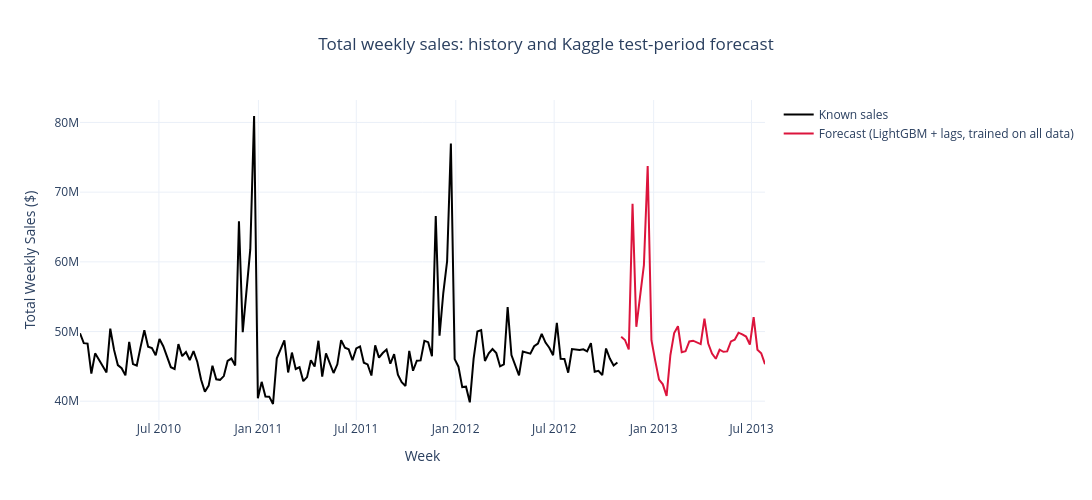

The notebook cell this image was saved under:
### Code cell
history_weekly = train_df.groupby("Date", as_index=False)["Weekly_Sales"].sum()
forecast_weekly = test_full.groupby("Date", as_index=False)["Weekly_Sales"].sum()

fig = go.Figure()
fig.add_trace(go.Scatter(x=history_weekly["Date"], y=history_weekly["Weekly_Sales"], name="Known sales",
                         line=dict(width=2, color="black")))
fig.add_trace(go.Scatter(x=forecast_weekly["Date"], y=forecast_weekly["Weekly_Sales"],
                         name=f"Forecast ({final_model_name} + lags, trained on all data)",
                         line=dict(width=2, color="crimson")))
fig.update_layout(title="Total weekly sales: history and Kaggle test-period forecast", title_x=0.5,
                  xaxis_title="Week", yaxis_title="Total Weekly Sales ($)",
                  template="plotly_white", hovermode="x unified", width=1100, height=500)
fig.show()

### Figure 1 — Plotly figure (JSON) as saved in the notebook; plotly's stock layout.template omitted (floating-point values rounded to 4 significant figures; data arrays with more than 128 entries replaced by an {"elided": "..."} marker saying what was removed)
{"data": [{"line": {"color": "black", "width": 2}, "name": "Known sales", "type": "scatter", "x": {"elided": "143 str values"}, "y": {"elided": "143 float values"}}, {"line": {"color": "crimson", "width": 2}, "name": "Forecast (LightGBM + lags, trained on all data)", "type": "scatter", "x": ["2012-11-02T00:00:00.000000", "2012-11-09T00:00:00.000000", "2012-11-16T00:00:00.000000", "2012-11-23T00:00:00.000000", "2012-11-30T00:00:00.000000", "2012-12-07T00:00:00.000000", "2012-12-14T00:00:00.000000", "2012-12-21T00:00:00.000000", "2012-12-28T00:00:00.000000", "2013-01-04T00:00:00.000000", "2013-01-11T00:00:00.000000", "2013-01-18T00:00:00.000000", "2013-01-25T00:00:00.000000", "2013-02-01T00:00:00.000000", "2013-02-08T00:00:00.000000", "2013-02-15T00:00:00.000000", "2013-02-22T00:00:00.000000", "2013-03-01T00:00:00.000000", "2013-03-08T00:00:00.000000", "2013-03-15T00:00:00.000000", "2013-03-22T00:00:00.000000", "2013-03-29T00:00:00.000000", "2013-04-05T00:00:00.000000", "2013-04-12T00:00:00.000000", "2013-04-19T00:00:00.000000", "2013-04-26T00:00:00.000000", "2013-05-03T00:00:00.000000", "2013-05-10T00:00:00.000000", "2013-05-17T00:00:00.000000", "2013-05-24T00:00:00.000000", "2013-05-31T00:00:00.000000", "2013-06-07T00:00:00.000000", "2013-06-14T00:00:00.000000", "2013-06-21T00:00:00.000000", "2013-06-28T00:00:00.000000", "2013-07-05T00:00:00.000000", "2013-07-12T00:00:00.000000", "2013-07-19T00:00:00.000000", "2013-07-26T00:00:00.000000"], "y": [49240000.0, 48790000.0, 47430000.0, 68350000.0, 50680000.0, 55460000.0, 59540000.0, 73740000.0, 48750000.0, 45790000.0, 43100000.0, 42420000.0, 40750000.0, 46630000.0, 49770000.0, 50760000.0, 47040000.0, 47170000.0, 48580000.0, 48680000.0, 48420000.0, 48200000.0, 51850000.0, 48270000.0, 46840000.0, 46090000.0, 47390000.0, 47090000.0, 47150000.0, 48580000.0, 48820000.0, 49830000.0, 49590000.0, 49280000.0, 48130000.0, 52050000.0, 47390000.0, 46890000.0, 45310000.0]}], "layout": {"height": 500, "hovermode": "x unified", "title": {"text": "Total weekly sales: history and Kaggle test-period forecast", "x": 0.5}, "width": 1100, "xaxis": {"title": {"text": "Week"}}, "yaxis": {"title": {"text": "Total Weekly Sales ($)"}}}}
